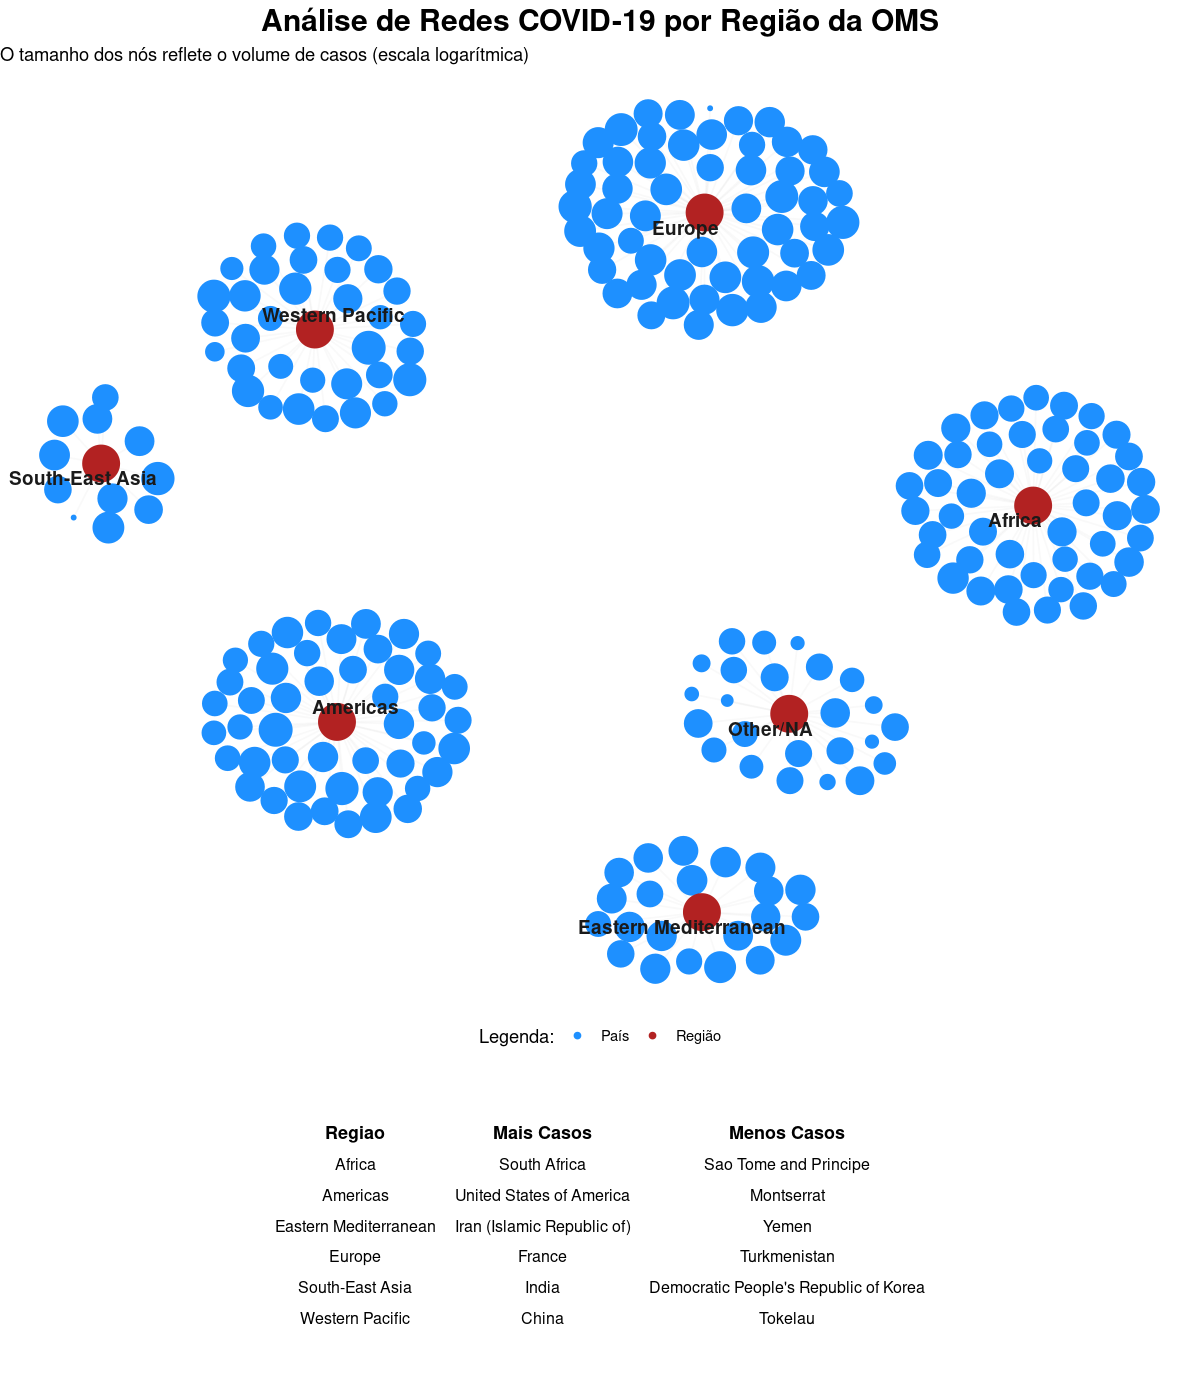

Generate this figure with R:
library(igraph)
library(ggraph)
library(tidyverse)
library(gridExtra) # Biblioteca para adicionar a tabela na imagem

# --- 1. Importação e Preparação ---
df <- read_csv("/home/veiga/Downloads/biologia-computacional/trabalho-01/WHO-COVID-19-global-table-data.csv")

df_clean <- df %>%
  filter(Name != "Global") %>% 
  select(pais = Name, regiao = `WHO Region`, casos = `Cases - cumulative total`) %>%
  mutate(regiao = ifelse(is.na(regiao) | regiao == "Other", "Other/NA", regiao),
         casos_log = log(casos + 1)) 

# --- 2. Preparar a Tabela de Destaques (O que você pediu) ---
tabela_destaques <- df_clean %>%
  filter(regiao != "Other/NA") %>%
  group_by(regiao) %>%
  summarise(
    `Mais Casos` = pais[which.max(casos)],
    `Menos Casos` = pais[which.min(casos)]
  ) %>%
  rename(Regiao = regiao)

# --- 3. Criar o Grafo ---
edges <- df_clean %>% select(pais, regiao)
rede_covid <- graph_from_data_frame(edges, directed = FALSE)
v_names <- V(rede_covid)$name
V(rede_covid)$grupo <- ifelse(v_names %in% df_clean$regiao, "Região", "País")
V(rede_covid)$tamanho <- df_clean$casos_log[match(v_names, df_clean$pais)]
V(rede_covid)$tamanho[is.na(V(rede_covid)$tamanho)] <- max(df_clean$casos_log) * 1.3

# --- 4. Gerar o Gráfico Principal ---
grafico_redes <- ggraph(rede_covid, layout = "fr") + 
  geom_edge_link(alpha = 0.05, color = "gray60") + 
  geom_node_point(aes(color = grupo, size = tamanho), show.legend = TRUE) +
  geom_node_text(aes(label = ifelse(grupo == "Região", name, NA)), 
                 repel = TRUE, fontface = "bold", size = 4, color = "gray10") +
  scale_size_continuous(range = c(1, 10), guide = "none") +
  scale_color_manual(values = c("País" = "dodgerblue", "Região" = "firebrick")) +
  theme_void() +
  theme(plot.title = element_text(size = 18, face = "bold", hjust = 0.5),
        legend.position = "bottom") +
  labs(title = "Análise de Redes COVID-19 por Região da OMS",
       subtitle = "O tamanho dos nós reflete o volume de casos (escala logarítmica)",
       color = "Legenda:")

# --- 5. Unir tudo em uma única imagem ---
# Criamos um tema visual para a tabela
tema_tabela <- ttheme_minimal(
  core = list(fg_params = list(cex = 0.8)),
  colhead = list(fg_params = list(cex = 0.9, fontface = "bold"))
)

tabela_plot <- tableGrob(tabela_destaques, rows = NULL, theme = tema_tabela)

# Salvar unindo o gráfico e a tabela
png("trabalho_final_completo.png", width = 1200, height = 1400, res = 120, bg = "white")
grid.arrange(grafico_redes, tabela_plot, ncol = 1, heights = c(3, 1))
dev.off()
